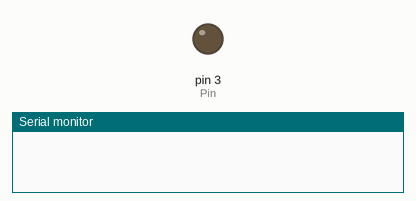
A sketch run on a simulated Arduino Uno, built with avr-gcc and run on an emulated ATmega328P. On the bench: output pins drawn as LEDs (lit = HIGH), the last lines printed to the serial monitor.

Above: at 0.05 s.
At 5.0 s:
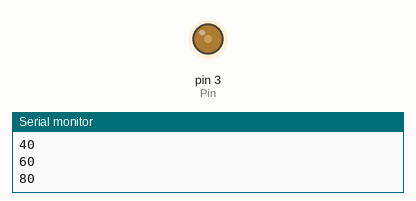
At 10.0 s:
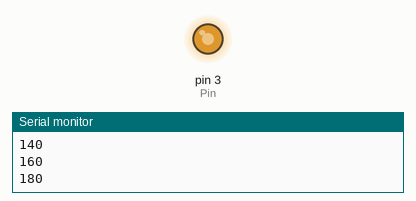
Timing chart, 0 to 13.0 s (numbered marks = the images above):
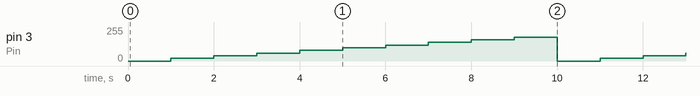

Measured:
- by itself, pin 3 (Pin): repeats every 10.0 s: 40/255 1.0 s, 60/255 1.0 s, 80/255 1.0 s, 100/255 1.0 s, 120/255 1.0 s, 140/255 1.0 s, 160/255 1.0 s, 180/255 1.0 s, 0/255 1.0 s, 20/255 1.0 s

The sketch:

ControlTheLedUsingPWM.ino
```cpp
int pwm = 0;
int Pin = 3;
void setup() {
  // put your setup code here, to run once:
  Serial.begin(9600);//串口比特率默认值 有没有都一样
  pinMode(Pin, OUTPUT);
}

void loop() {
  // put your main code here, to run repeatedly:
  analogWrite(Pin,pwm);
  delay(1000);
  pwm += 20;
  Serial.println(pwm);
  if(pwm >= 200)
  {
    pwm = 0;
  }
}
```
